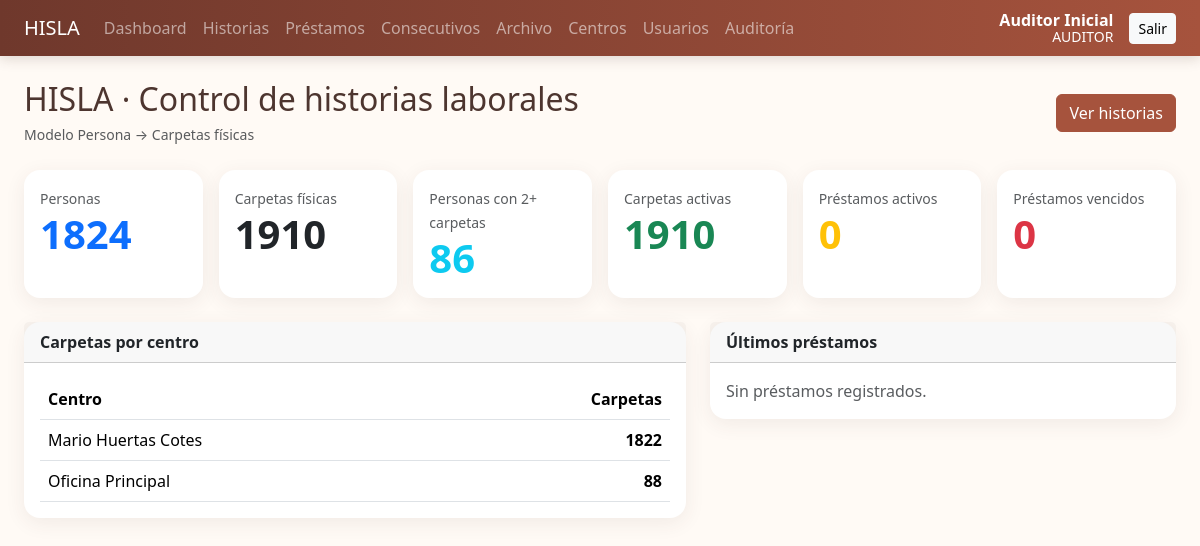
/ (signed in), run on the app's committed database.
### app/models.py (models this page shows, shortened)
class Usuario(UserMixin, db.Model):
    __tablename__ = "usuario"
    id = db.Column(db.Integer, primary_key=True)
    nombre = db.Column(db.String(120), nullable=False)
    username = db.Column(db.String(80), unique=True, nullable=False, index=True)
    email = db.Column(db.String(120), unique=True, nullable=False)
    password_hash = db.Column(db.String(255), nullable=False)
    rol = db.Column(db.String(20), nullable=False, default="asistente")
    activo = db.Column(db.Boolean, default=True, nullable=False)
    debe_cambiar_password = db.Column(db.Boolean, default=True, nullable=False)
    creado_en = db.Column(db.DateTime, default=datetime.utcnow)

class CentroTrabajo(db.Model):
    __tablename__ = "centro_trabajo"
    id = db.Column(db.Integer, primary_key=True)
    codigo = db.Column(db.String(20), unique=True, nullable=False, index=True)
    nombre = db.Column(db.String(120), unique=True, nullable=False)
    activo = db.Column(db.Boolean, default=True, nullable=False)
    creado_en = db.Column(db.DateTime, default=datetime.utcnow)
    carpetas = db.relationship("CarpetaFisica", backref="centro", lazy=True)

### app/main.py (the view)
@main_bp.route("/")
@login_required
def dashboard():
    total_personas = Persona.query.count()
    total_carpetas = CarpetaFisica.query.count()
    personas_multiples = db_count = (Persona.query.join(CarpetaFisica).group_by(Persona.id).having(func.count(CarpetaFisica.id) > 1).count())
    activas = CarpetaFisica.query.filter_by(estado="activo", archivada=False).count()
    retiradas = CarpetaFisica.query.filter_by(estado="retirado", archivada=False).count()
    prestamos_activos = Prestamo.query.filter_by(estado="prestado").count()
    prestamos_vencidos = Prestamo.query.filter(Prestamo.estado=="prestado", Prestamo.fecha_devolucion_prevista < date.today()).count()
    por_centro = (CarpetaFisica.query.with_entities(CentroTrabajo.nombre, func.count(CarpetaFisica.id).label("cantidad"))
        .join(CentroTrabajo).group_by(CentroTrabajo.id, CentroTrabajo.nombre)
        .order_by(func.count(CarpetaFisica.id).desc()).limit(8).all())
    ultimos_prestamos = Prestamo.query.order_by(Prestamo.fecha_prestamo.desc()).limit(5).all()
    return render_template("dashboard.html", total_personas=total_personas, total_carpetas=total_carpetas,
        personas_multiples=personas_multiples, activos=activas, retirados=retiradas,
        prestamos_activos=prestamos_activos, prestamos_vencidos=prestamos_vencidos,
        por_centro=por_centro, ultimos_prestamos=ultimos_prestamos)

### app/templates/dashboard.html
{% extends 'base.html' %}{% block content %}
<div class="d-flex justify-content-between align-items-center mb-4"><div><h2 class="mb-1">HISLA · Control de historias laborales</h2><small class="text-muted">Modelo Persona → Carpetas físicas</small></div><a class="btn btn-primary" href="{{ url_for('historias.listar') }}">Ver historias</a></div>
<div class="row g-3 mb-4">
{% for label,value,cls in [('Personas',total_personas,'primary'),('Carpetas físicas',total_carpetas,'dark'),('Personas con 2+ carpetas',personas_multiples,'info'),('Carpetas activas',activos,'success'),('Préstamos activos',prestamos_activos,'warning'),('Préstamos vencidos',prestamos_vencidos,'danger')] %}
<div class="col-md-4 col-xl-2"><div class="card h-100"><div class="card-body"><small class="text-muted">{{label}}</small><div class="display-6 fw-bold text-{{cls}}">{{value}}</div></div></div></div>{% endfor %}</div>
<div class="row g-4"><div class="col-lg-7"><div class="card"><div class="card-header fw-semibold">Carpetas por centro</div><div class="card-body"><table class="table align-middle mb-0"><thead><tr><th>Centro</th><th class="text-end">Carpetas</th></tr></thead><tbody>{% for nombre,cantidad in por_centro %}<tr><td>{{nombre}}</td><td class="text-end"><strong>{{cantidad}}</strong></td></tr>{% endfor %}</tbody></table></div></div></div>
<div class="col-lg-5"><div class="card"><div class="card-header fw-semibold">Últimos préstamos</div><div class="card-body">{% for p in ultimos_prestamos %}<div class="border-bottom py-2"><strong>Carpeta {{p.carpeta.consecutivo_carpeta}}</strong> · {{p.carpeta.persona.nombre_completo}}<br><small class="text-muted">{{p.solicitante}} · {{p.estado}}</small></div>{% else %}<span class="text-muted">Sin préstamos registrados.</span>{% endfor %}</div></div></div></div>
{% endblock %}

### app/templates/base.html (shortened to what this page needs)
<!doctype html>
<html lang="es">
<head>
    <link
        href="https://cdn.jsdelivr.net/npm/bootstrap@5.3.3/dist/css/bootstrap.min.css"
        rel="stylesheet"
    >
    <link
    rel="stylesheet"
    href="https://cdn.jsdelivr.net/npm/bootstrap-icons@1.11.3/font/bootstrap-icons.min.css"
    >
    <link
        rel="stylesheet"
        href="{{ url_for('static', filename='css/app.css') }}"
    >
</head>
<body>
    {% set mensajes = get_flashed_messages(with_categories=true) %}
    <nav class="navbar navbar-expand-lg navbar-dark">
        <div class="container-fluid px-4">
            <a
                class="navbar-brand"
                href="{{ url_for('main.dashboard') }}"
            >
                HISLA
            </a>
            {% if current_user.is_authenticated %}
            <div
                class="collapse navbar-collapse"
                id="menuPrincipal"
            >
                <div class="navbar-nav me-auto">
                    <a
                        class="nav-link"
                        href="{{ url_for('main.dashboard') }}"
                    >
                        Dashboard
                    </a>
                    <a
                        class="nav-link"
                        href="{{ url_for('historias.listar') }}"
                    >
                        Historias
                    </a>
                    <a
                        class="nav-link"
                        href="{{ url_for('prestamos.listar') }}"
                    >
                        Préstamos
                    </a>
                    <a
                        class="nav-link"
                        href="{{ url_for('historias.consecutivos') }}"
                    >
                        Consecutivos
                    </a>
                    {% if current_user.rol in ['admin', 'auditor'] %}
                    <a
                        class="nav-link"
                        href="{{ url_for('historias.archivadas') }}"
                    >
                        Archivo
                    </a>
                    <a
                        class="nav-link"
                        href="{{ url_for('centros.listar') }}"
                    >
                        Centros
                    </a>
                    <a
                        class="nav-link"
                        href="{{ url_for('usuarios.listar') }}"
                    >
                        Usuarios
                    </a>
                    {% endif %}
                    {% if current_user.rol == 'auditor' %}
                    <a
                        class="nav-link"
                        href="{{ url_for('auditoria.listar') }}"
                    >
                        Auditoría
                    </a>
                    {% endif %}
                </div>
                <div class="text-white me-3 text-end user-chip">
                    <strong>
                        {{ current_user.nombre }}
                    </strong>
                    <small>
                        {{ current_user.rol|upper }}
                    </small>
                </div>
                <a
                    class="btn btn-sm btn-light"
                    href="{{ url_for('auth.logout') }}"
                >
                    Salir
                </a>
            </div>
            {% endif %}
        </div>
    </nav>
    <main class="container-fluid px-4 py-4">
        {% block content %}
        {% endblock %}
    </main>
</body>
</html>

### app/static/css/app.css (style rules this page uses)
:root { --terracotta:#a6533d;--sand:#f4eadf;--coffee:#4d352f;--cream:#fffaf5 }
body { background:var(--cream);color:var(--coffee) }
.navbar { background:linear-gradient(90deg,#6f382c,var(--terracotta));box-shadow:0 3px 12px rgba(77,53,47,.18) }
.navbar .nav-link { white-space:nowrap }
.btn-primary { background:var(--terracotta);border-color:var(--terracotta) }
.card { border:0;border-radius:16px;box-shadow:0 5px 20px rgba(77,53,47,.08) }
.user-chip { display:flex;flex-direction:column;line-height:1.15 }
.table th { white-space:nowrap }

### data on the page
Usuario: nombre "Auditor Inicial", rol "AUDITOR"
CentroTrabajo: nombre "Mario Huertas Cotes", cantidad "1822"
CentroTrabajo: nombre "Oficina Principal", cantidad "88"

### other printed values
{{ label }} "Personas" "Carpetas físicas" "Personas con 2+ carpetas" "Carpetas activas" "Préstamos activos" "Préstamos vencidos"
{{ value }} "1824" "1910" "86" "1910" "0" "0"
